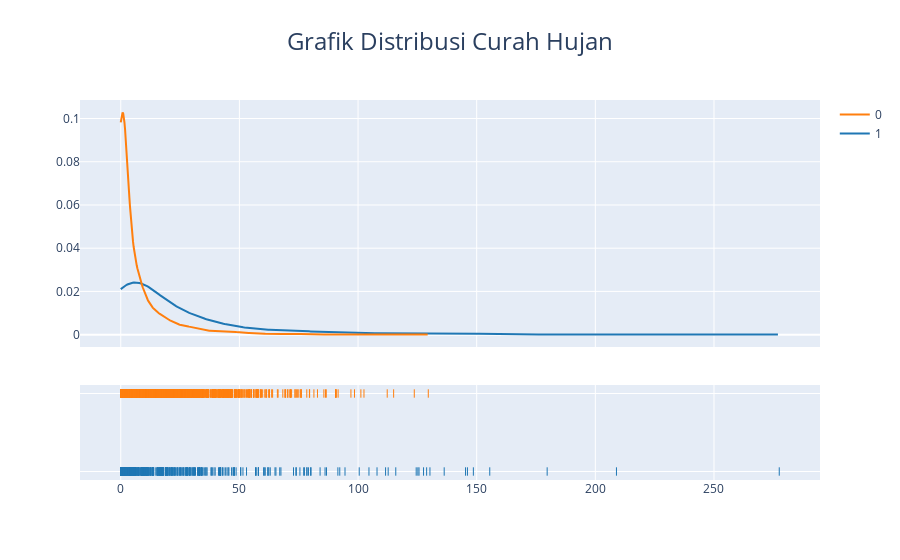

Here is the notebook cell this chart was saved with:
### Code cell
dataset= [survived,nonsurv]
group_labels = ['1','0']
fig = ff.create_distplot(dataset, group_labels=group_labels, show_hist=False)
fig.update_layout(
    title=dict(
        text="Grafik Distribusi Curah Hujan",
        font=dict(size=24),
        x=0.5,
        xref="paper"
    )
)

### Figure 1 — Plotly figure (JSON) as saved in the notebook; plotly's stock layout.template omitted (floating-point values rounded to 4 significant figures; data arrays with more than 128 entries replaced by an {"elided": "..."} marker saying what was removed)
{"data": [{"legendgroup": "1", "marker": {"color": "rgb(31, 119, 180)"}, "mode": "lines", "name": "1", "showlegend": true, "type": "scatter", "x": {"elided": "500 float values"}, "xaxis": "x", "y": {"elided": "500 float values"}, "yaxis": "y"}, {"legendgroup": "0", "marker": {"color": "rgb(255, 127, 14)"}, "mode": "lines", "name": "0", "showlegend": true, "type": "scatter", "x": {"elided": "500 float values"}, "xaxis": "x", "y": {"elided": "500 float values"}, "yaxis": "y"}, {"legendgroup": "1", "marker": {"color": "rgb(31, 119, 180)", "symbol": "line-ns-open"}, "mode": "markers", "name": "1", "showlegend": false, "type": "scatter", "x": {"elided": "476 float values"}, "xaxis": "x", "y": {"elided": "476 str values"}, "yaxis": "y2"}, {"legendgroup": "0", "marker": {"color": "rgb(255, 127, 14)", "symbol": "line-ns-open"}, "mode": "markers", "name": "0", "showlegend": false, "type": "scatter", "x": {"elided": "5832 float values"}, "xaxis": "x", "y": {"elided": "5832 str values"}, "yaxis": "y2"}], "layout": {"barmode": "overlay", "hovermode": "closest", "legend": {"traceorder": "reversed"}, "title": {"font": {"size": 24}, "text": "Grafik Distribusi Curah Hujan", "x": 0.5, "xref": "paper"}, "xaxis": {"anchor": "y2", "domain": [0, 1], "zeroline": false}, "yaxis": {"anchor": "free", "domain": [0.35, 1], "position": 0}, "yaxis2": {"anchor": "x", "domain": [0, 0.25], "dtick": 1, "showticklabels": false}}}
